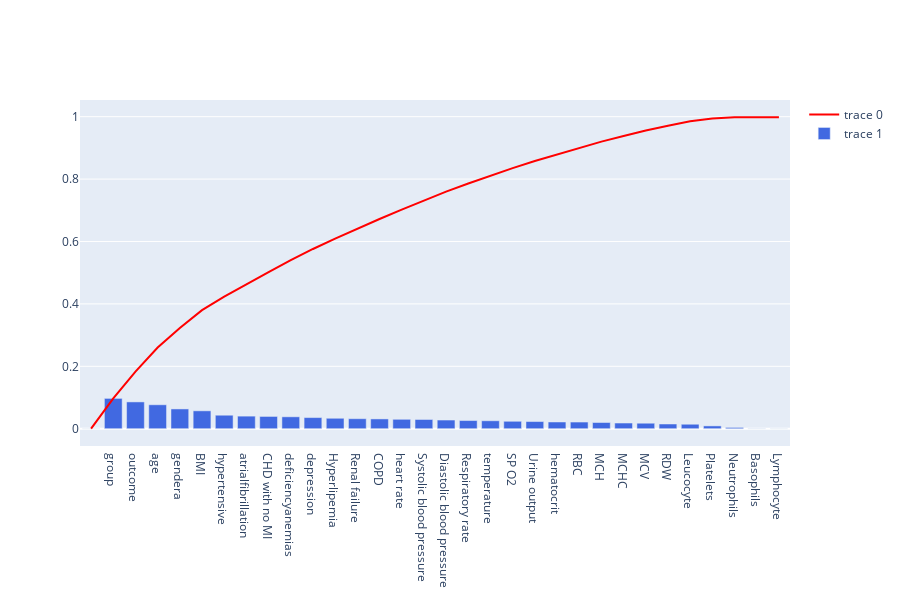

The cell this chart's notebook holds for it:
### Code cell
import plotly.graph_objects as go

fig = go.Figure()
fig.add_trace(
    go.Scatter(
        x= df_explained_variance['PC'],
        y = df_explained_variance['Cumulative variance'],
        marker = dict(size = 15, color = "red")
    )
)

fig.add_trace(
    go.Bar(
        x= df_explained_variance['PC'],
        y = df_explained_variance['Explained Variance'],
        marker = dict(color = 'RoyalBlue')
    )
)
fig.update_layout(width = 900, height= 600)
fig.show()

### Figure 1 — Plotly figure (JSON) as saved in the notebook; plotly's stock layout.template omitted (floating-point values rounded to 4 significant figures)
{"data": [{"marker": {"color": "red", "size": 15}, "type": "scatter", "x": ["", "group", "outcome", "age", "gendera", "BMI", "hypertensive", "atrialfibrillation", "CHD with no MI", "deficiencyanemias", "depression", "Hyperlipemia", "Renal failure", "COPD", "heart rate", "Systolic blood pressure", "Diastolic blood pressure", "Respiratory rate", "temperature", "SP O2", "Urine output", "hematocrit", "RBC", "MCH", "MCHC", "MCV", "RDW", "Leucocyte", "Platelets", "Neutrophils", "Basophils", "Lymphocyte"], "y": [0, 0.097, 0.183, 0.26, 0.323, 0.38, 0.423, 0.463, 0.502, 0.54, 0.576, 0.609, 0.641, 0.672, 0.702, 0.732, 0.76, 0.786, 0.811, 0.835, 0.858, 0.879, 0.9, 0.92, 0.938, 0.956, 0.971, 0.985, 0.994, 0.998, 0.998, 0.998]}, {"marker": {"color": "RoyalBlue"}, "type": "bar", "x": ["", "group", "outcome", "age", "gendera", "BMI", "hypertensive", "atrialfibrillation", "CHD with no MI", "deficiencyanemias", "depression", "Hyperlipemia", "Renal failure", "COPD", "heart rate", "Systolic blood pressure", "Diastolic blood pressure", "Respiratory rate", "temperature", "SP O2", "Urine output", "hematocrit", "RBC", "MCH", "MCHC", "MCV", "RDW", "Leucocyte", "Platelets", "Neutrophils", "Basophils", "Lymphocyte"], "y": [0, 0.09713, 0.08587, 0.07667, 0.06333, 0.05728, 0.0432, 0.04026, 0.03926, 0.0381, 0.03567, 0.03344, 0.03203, 0.0313, 0.03011, 0.02951, 0.02777, 0.02611, 0.02539, 0.02376, 0.02289, 0.0215, 0.02132, 0.01979, 0.01816, 0.01757, 0.01506, 0.0143, 0.00895, 0.004043, 0.0001894, 2.584e-05]}], "layout": {"height": 600, "width": 900}}
